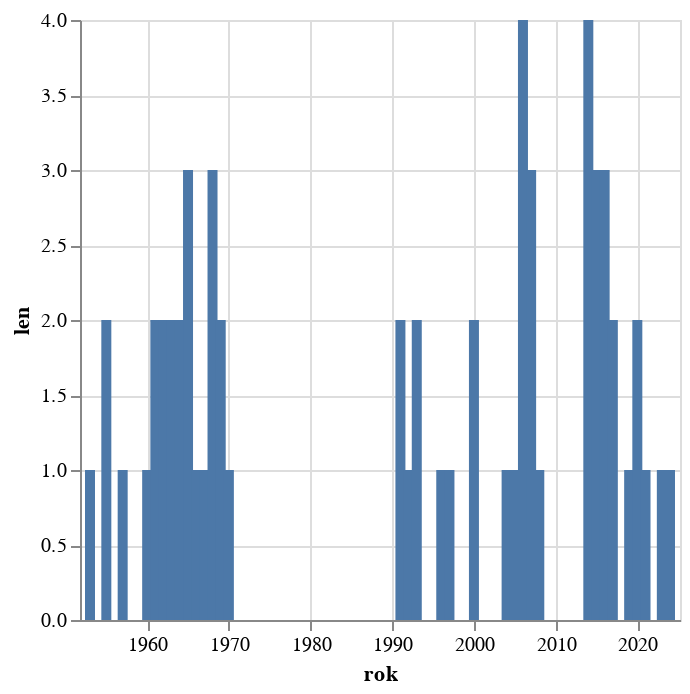

The notebook cell this image was saved under:
### Code cell
alt.Chart(df.filter(pl.col("100_7") == 'jk01070894').group_by('rok').len().sort('rok').with_columns(pl.col("rok").map_elements(lambda x: datetime.date(year=int(x), month=1, day=1), return_dtype=pl.Date).cast(pl.Datetime)).to_pandas()).mark_bar().encode(alt.X("rok:T"),alt.Y('len:Q'))

### Figure 1 — Vega-Lite specification as saved in the notebook (floating-point values rounded to 4 significant figures)
{"config": {"view": {"continuousWidth": 300, "continuousHeight": 300}}, "data": {"name": "data-1faa0470e8b0fee80647a1168cf2a3ff"}, "mark": {"type": "bar"}, "encoding": {"x": {"field": "rok", "type": "temporal"}, "y": {"field": "len", "type": "quantitative"}}, "$schema": "https://vega.github.io/schema/vega-lite/v5.8.0.json", "datasets": {"data-1faa0470e8b0fee80647a1168cf2a3ff": [{"rok": "1953-01-01T00:00:00", "len": 1}, {"rok": "1955-01-01T00:00:00", "len": 2}, {"rok": "1957-01-01T00:00:00", "len": 1}, {"rok": "1960-01-01T00:00:00", "len": 1}, {"rok": "1961-01-01T00:00:00", "len": 2}, {"rok": "1962-01-01T00:00:00", "len": 2}, {"rok": "1963-01-01T00:00:00", "len": 2}, {"rok": "1964-01-01T00:00:00", "len": 2}, {"rok": "1965-01-01T00:00:00", "len": 3}, {"rok": "1966-01-01T00:00:00", "len": 1}, {"rok": "1967-01-01T00:00:00", "len": 1}, {"rok": "1968-01-01T00:00:00", "len": 3}, {"rok": "1969-01-01T00:00:00", "len": 2}, {"rok": "1970-01-01T00:00:00", "len": 1}, {"rok": "1991-01-01T00:00:00", "len": 2}, {"rok": "1992-01-01T00:00:00", "len": 1}, {"rok": "1993-01-01T00:00:00", "len": 2}, {"rok": "1996-01-01T00:00:00", "len": 1}, {"rok": "1997-01-01T00:00:00", "len": 1}, {"rok": "2000-01-01T00:00:00", "len": 2}, {"rok": "2004-01-01T00:00:00", "len": 1}, {"rok": "2005-01-01T00:00:00", "len": 1}, {"rok": "2006-01-01T00:00:00", "len": 4}, {"rok": "2007-01-01T00:00:00", "len": 3}, {"rok": "2008-01-01T00:00:00", "len": 1}, {"rok": "2014-01-01T00:00:00", "len": 4}, {"rok": "2015-01-01T00:00:00", "len": 3}, {"rok": "2016-01-01T00:00:00", "len": 3}, {"rok": "2017-01-01T00:00:00", "len": 2}, {"rok": "2019-01-01T00:00:00", "len": 1}, {"rok": "2020-01-01T00:00:00", "len": 2}, {"rok": "2021-01-01T00:00:00", "len": 1}, {"rok": "2023-01-01T00:00:00", "len": 1}, {"rok": "2024-01-01T00:00:00", "len": 1}]}}
